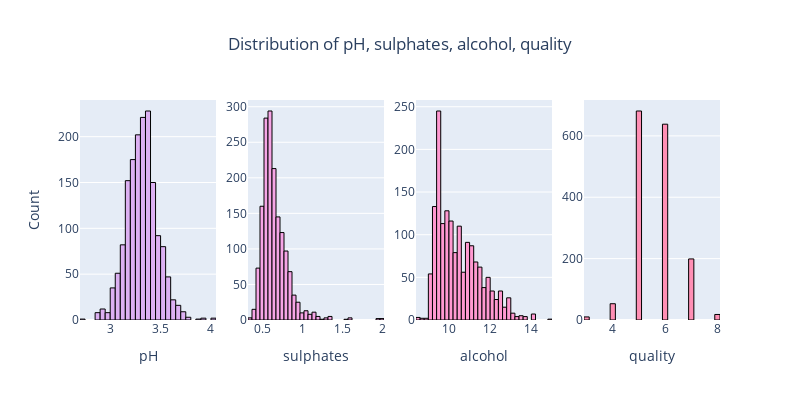

Notebook source saved alongside this figure:
### Markdown cell above
**Chlorides:** The distribution is right-skewed, indicating that most wines have a chloride level around 0.1, with fewer wines having higher chloride levels.
**Free Sulfur Dioxide:** The data is also right-skewed, showing that most wines have a free sulfur dioxide count around 10-20, with only a few wines having a count above 40.
**Total Sulfur Dioxide:** This feature shows a right-skewed distribution, indicating that most wines have a total sulfur dioxide count around 50, with fewer wines having a count above 100.
**Density:** The distribution is approximately normal, suggesting that most wines have a density around 1.0, with few wines having significantly higher or lower densities.

### Code cell
plot_histograms(wine_df, ["pH", "sulphates", "alcohol", "quality"])

### Figure 1 — Plotly figure (JSON) as saved in the notebook; plotly's stock layout.template omitted (floating-point values rounded to 4 significant figures; data arrays with more than 128 entries replaced by an {"elided": "..."} marker saying what was removed)
{"data": [{"marker": {"color": "#dcb0f2", "line": {"color": "#000000", "width": 1}}, "name": "pH", "nbinsx": 40, "x": {"elided": "1599 float values"}, "type": "histogram", "xaxis": "x", "yaxis": "y"}, {"marker": {"color": "#f6a5e6", "line": {"color": "#000000", "width": 1}}, "name": "sulphates", "nbinsx": 40, "x": {"elided": "1599 float values"}, "type": "histogram", "xaxis": "x2", "yaxis": "y2"}, {"marker": {"color": "#ff99d1", "line": {"color": "#000000", "width": 1}}, "name": "alcohol", "nbinsx": 40, "x": {"elided": "1599 float values"}, "type": "histogram", "xaxis": "x3", "yaxis": "y3"}, {"marker": {"color": "#ff8fb4", "line": {"color": "#000000", "width": 1}}, "name": "quality", "nbinsx": 40, "x": {"elided": "1599 int values"}, "type": "histogram", "xaxis": "x4", "yaxis": "y4"}], "layout": {"xaxis": {"anchor": "y", "domain": [0.0, 0.2125], "title": {"text": "pH"}}, "yaxis": {"anchor": "x", "domain": [0.0, 1.0], "title": {"text": "Count"}}, "xaxis2": {"anchor": "y2", "domain": [0.2625, 0.475], "title": {"text": "sulphates"}}, "yaxis2": {"anchor": "x2", "domain": [0.0, 1.0]}, "xaxis3": {"anchor": "y3", "domain": [0.525, 0.7375], "title": {"text": "alcohol"}}, "yaxis3": {"anchor": "x3", "domain": [0.0, 1.0]}, "xaxis4": {"anchor": "y4", "domain": [0.7875, 1.0], "title": {"text": "quality"}}, "yaxis4": {"anchor": "x4", "domain": [0.0, 1.0]}, "title": {"text": "Distribution of pH, sulphates, alcohol, quality", "x": 0.5}, "height": 400, "width": 800, "showlegend": false}}
